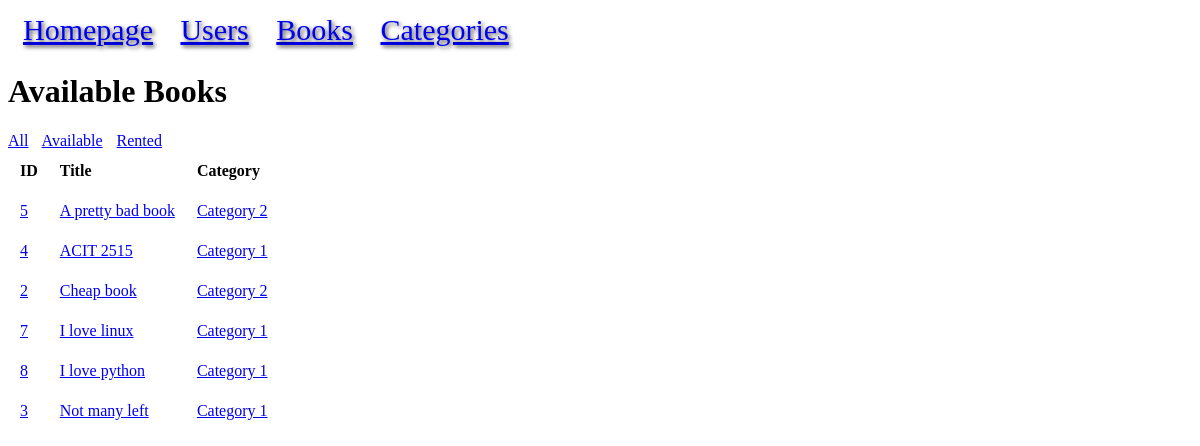
The app's page /available with its own data.
### models.py (models this page shows, shortened)
class Book(db.Model):
    id = mapped_column(Integer, primary_key=True, autoincrement=True)
    title = mapped_column(String)
    price = mapped_column(DECIMAL(10, 2))
    available = mapped_column(Integer, default=0)
    rating = mapped_column(Integer)
    upc = mapped_column(String, unique=True)
    url = mapped_column(String)
    category_id = mapped_column(Integer, ForeignKey("category.id"))
    category = relationship("Category", back_populates="books")
    rentals = relationship("BookRental", back_populates="book")

class Category(db.Model):
    id = mapped_column(Integer, primary_key=True)
    name = mapped_column(String, unique=True)
    books = relationship("Book", back_populates="category")

### app.py (the view)
@app.route("/available")
def available():
    statement = db.select(Book).where(~Book.rentals.any() | ~Book.rentals.any(BookRental.returned == None)).order_by(Book.title)
    books = db.session.execute(statement).scalars().all()
    return render_template("available.html", books=books)

### templates/available.html
{% extends "base.html" %}
{% block content %}
<h1>Available Books</h1>
<span style="margin-right: 10px;"><a href="{{ url_for('books') }}">All</a></span>
<span style="margin-right: 10px;"><a href="{{ url_for('available') }}">Available</a></span>
<span><a href="{{ url_for('rented') }}">Rented</a></span>
<table>
<tr>
    <th style="text-align: left;">ID</th>
    <th style="text-align: left;">Title</th>
    <th style="text-align: left;">Category</th>
</tr>
{% for book in books %}
<tr>
    <td><a href="{{ url_for('book', id=book.id) }}">{{ book.id }}</a></td>
    <td><a href="{{ url_for('book', id=book.id) }}">{{ book.title }}</a></td>
    <td><a href="{{ url_for('category_detail', name=book.category.name) }}">{{ book.category.name }}</a></td>
</tr>
{% endfor %}
</table>
{% endblock %}

### static/style.css (style rules this page uses)
th, td { padding:10px; }
tr { text-align: left; }
th { text-align: left; }
td { text-align: left; }

### records on screen
Book: id "5", title "A pretty bad book", category.name "Category 2"
Book: id "4", title "ACIT 2515", category.name "Category 1"
Book: id "2", title "Cheap book", category.name "Category 2"
Book: id "7", title "I love linux", category.name "Category 1"
Book: id "8", title "I love python", category.name "Category 1"
Book: id "3", title "Not many left", category.name "Category 1"
